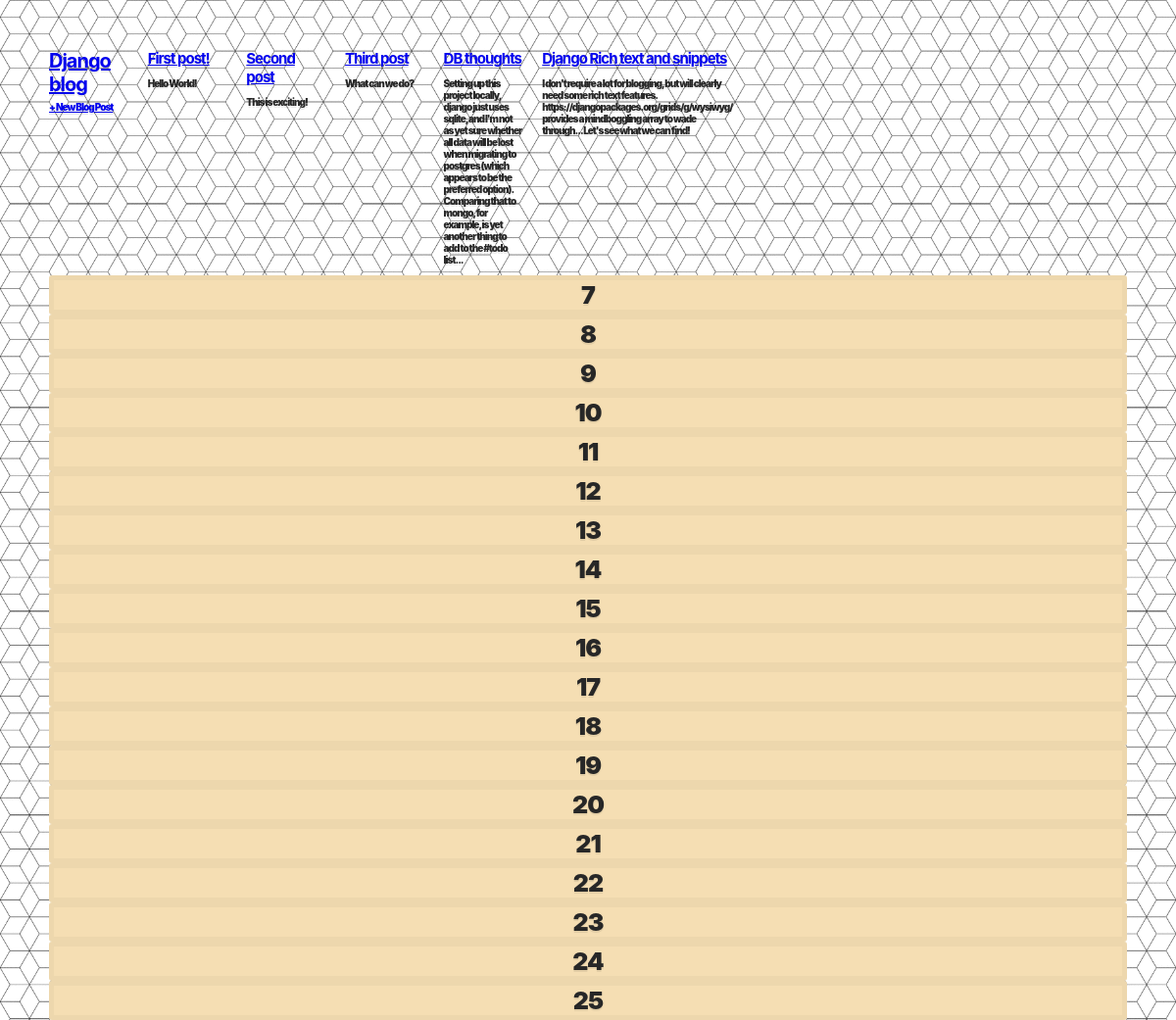
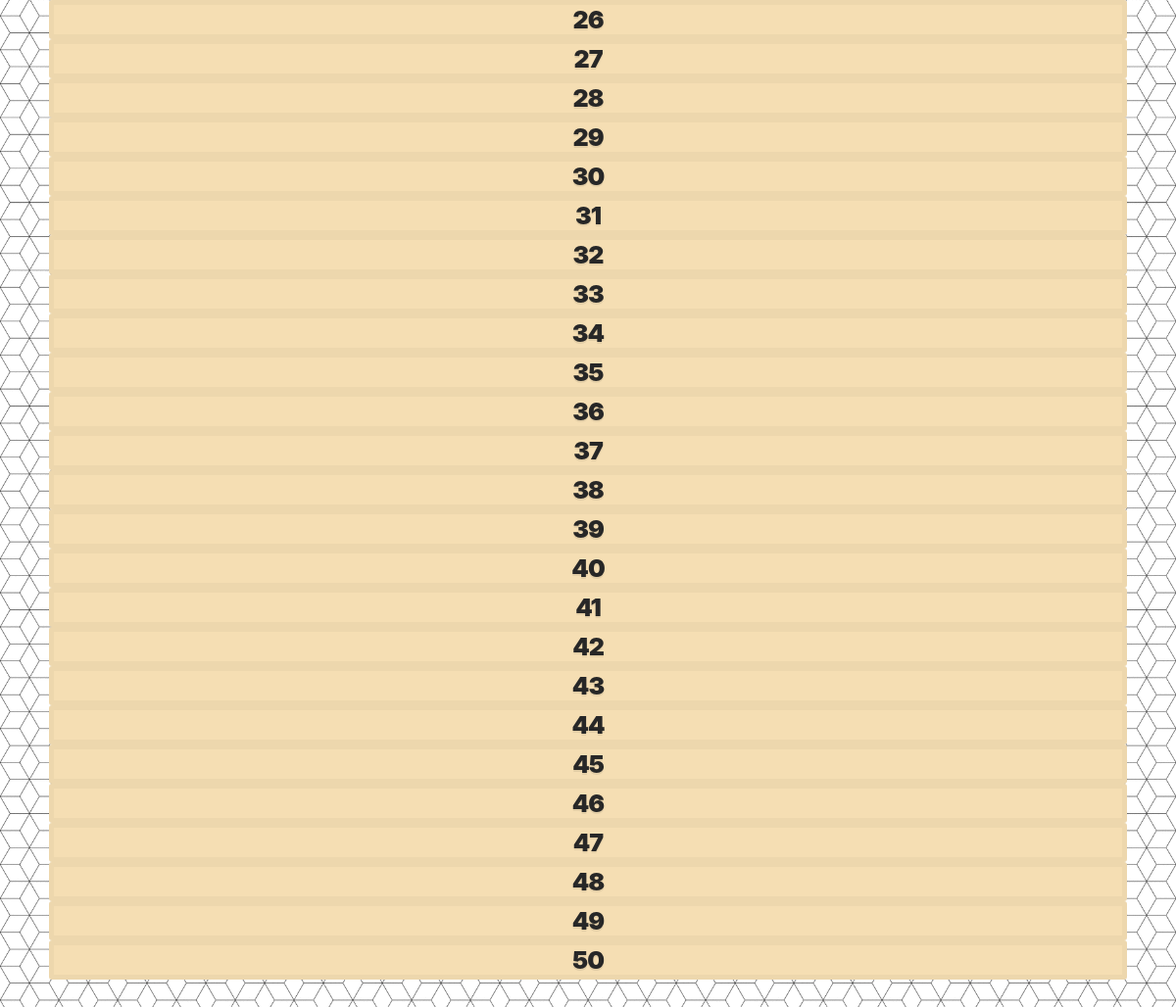
The page / on the database its author committed (2 pictures, top to bottom).
### blogs/models.py (models this page shows, shortened)
class Post(models.Model):
    author = models.ForeignKey(
        'auth.User',
        on_delete=models.CASCADE,
    )
    title = models.CharField(max_length=200)
    text = models.TextField()

### blogs/views.py (the view)
# urls.py: path('', views.BlogListView.as_view(), name='home'),
class BlogListView(ListView):
    model = Post
    template_name = 'home.html'

### templates/home.html
{% extends 'base.html' %}
{% block content %}
  {% for post in object_list %}
    <div class="post-entry">
      <h2><a href="{% url 'post_detail' post.pk %}">{{ post.title }}</a></h2>
      <p>{{ post.text }}</p>
    </div>
  {% endfor %}
{% endblock content %}

### templates/base.html (shortened to what this page needs)
{% load staticfiles %}
<!doctype html>
<html lang="en">
  <head>
    <link rel="stylesheet" href="{% static 'css/base.css' %}">
  </head>
  <body>
      <div class="container">
        <header>
          <div class="nav-left">
            <h1><a href="/">Django blog</a></h1>
          </div>
          <div class="nav-right">
            <a href="{% url 'post_new' %}">+ New Blog Post</a>
          </div>
        </header>
          {% block content %}
          {% endblock %}
      </div>
      <div class="item item7">7</div>
      <div class="item item8">8</div>
      <div class="item item9">9</div>
      <div class="item item10">10</div>
      <div class="item item11">11</div>
      <div class="item item12">12</div>
      <div class="item item13">13</div>
      <div class="item item14">14</div>
      <div class="item item15">15</div>
      <div class="item item16">16</div>
      <div class="item item17">17</div>
      <div class="item item18">18</div>
      <div class="item item19">19</div>
      <div class="item item20">20</div>
      <div class="item item21">21</div>
      <div class="item item22">22</div>
      <div class="item item23">23</div>
      <div class="item item24">24</div>
      <div class="item item25">25</div>
      <div class="item item26">26</div>
      <div class="item item27">27</div>
      <div class="item item28">28</div>
      <div class="item item29">29</div>
      <div class="item item30">30</div>
      <div class="item item31">31</div>
      <div class="item item32">32</div>
      <div class="item item33">33</div>
      <div class="item item34">34</div>
      <div class="item item35">35</div>
      <div class="item item36">36</div>
      <div class="item item37">37</div>
      <div class="item item38">38</div>
      <div class="item item39">39</div>
      <div class="item item40">40</div>
      <div class="item item41">41</div>
      <div class="item item42">42</div>
      <div class="item item43">43</div>
      <div class="item item44">44</div>
      <div class="item item45">45</div>
      <div class="item item46">46</div>
      <div class="item item47">47</div>
      <div class="item item48">48</div>
      <div class="item item49">49</div>
      <div class="item item50">50</div>
  </body>
</html>

### static/css/base.css (style rules this page uses)
:root { --black: #272727; }
html { box-sizing: border-box; font-family: -apple-system, BlinkMacSystemFont, "Segoe UI", Roboto, Helvetica, Arial, sans-serif, "Apple Color Emoji", "Segoe UI Emoji", "Segoe UI Symbol"; font-weight: 900; font-size: 10px; color: var(--black); text-shadow: 0 2px 0 rgba(0, 0, 0, 0.07); }
*, *:before, *:after { box-sizing: inherit; }
body { background-image: url("blocks_41618_sm.gif"); background-color: blanchedalmond; background-size: 180px auto; min-height: calc(100vh - 100px); margin: 50px; background-position: fixed; letter-spacing: -1px; }
h1, h2, h3, h4, h5, h6 { margin: 0 0 5px 0; }
.container { display: grid; grid-gap: 20px; grid-template-columns: repeat(10, 1fr); }
.item { display: grid; justify-content: center; align-items: center; border: 5px solid rgba(0, 0, 0, 0.03); border-radius: 3px; font-size: 25px; background-color: wheat; }

### rows shown on the page
Post: title "First post!", text "Hello World!"
Post: title "Second post", text "This is exciting!"
Post: title "Third post", text "What can we do?"
Post: title "DB thoughts", text "Setting up this project locally, django just uses sqlite, and I'm not as yet sure whether all data will be lost when migrating to postgres (which appears to be the preferred option). Comparing that to mongo, for example, is yet another thing to add to the #todo list..."
Post: title "Django Rich text and snippets", text "I don't require a lot for blogging, but will clearly need some rich text features. https://djangopackages.org/grids/g/wysiwyg/ provides a mindboggling array to wade through... Let's see what we can find!"
